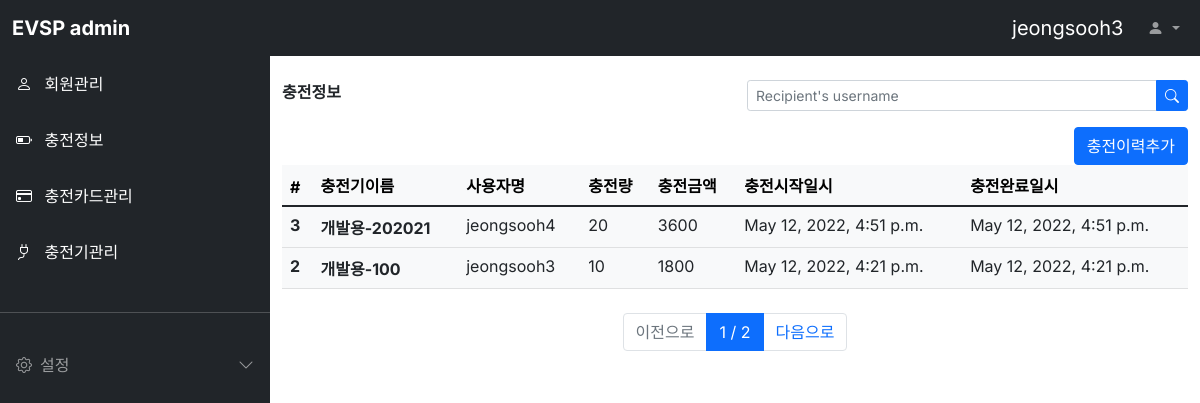
The app's page /charginginfo/list/ (signed in) with its own data.
### evuser/models.py (models this page shows)
class Evuser(models.Model):
  USER_STATUS = [
    ('CONTRACTED', '정상'),
    ('NOT_CONTRACTED', '해지'),
    ('STOPED', '유예'),
  ]
  USER_CATEGORY = [
    ('NORMAL', '일반'),
    ('GROUPED', '법인'),
    ('ETC', '기타'),
  ]
  username = models.CharField(max_length=64, verbose_name='사용자명')
  password = models.CharField(max_length=128, verbose_name='비밀번호')
  usernumber = models.CharField(max_length=64, verbose_name='회원번호')
  name = models.CharField(max_length=64, verbose_name='회원이름')
  email = models.EmailField(max_length=128, verbose_name='이메일')
  phone = models.CharField(max_length=64, verbose_name='전화번호')
  category = models.CharField(max_length=64,
    choices=USER_CATEGORY, default='NORMAL', verbose_name='회원구분')
  status = models.CharField(max_length=64,
    choices=USER_STATUS, default='CONTRACTED', verbose_name='회원상태')
  address = models.TextField(verbose_name='주소')
  register_dttm = models.DateTimeField(auto_now_add=True, verbose_name='등록시간')
  def __str__(self):
    return self.username
  class Meta:
    db_table = 'evsp_evuser'
    verbose_name = '사용자'
    verbose_name_plural = '사용자'

### charginginfo/models.py (models this page shows)
class Charginginfo(models.Model):
  cpname = models.ForeignKey('evcharger.Evcharger', on_delete=models.CASCADE, verbose_name='충전기이름')
  chargedname = models.ForeignKey('evuser.Evuser', on_delete=models.CASCADE, verbose_name='사용자명')
  energy = models.IntegerField(verbose_name='충전량')
  amount = models.IntegerField(verbose_name='충전금액')
  start_dttm = models.DateTimeField(auto_now_add=True, verbose_name='충전시작일시')
  end_dttm = models.DateTimeField(auto_now_add=True, verbose_name='충전완료일시')
  class Meta:
    db_table = 'evsp_charginginfo'
    verbose_name = '충전정보'
    verbose_name_plural = '충전정보'

### evcharger/models.py (models this page shows)
class Evcharger(models.Model):
  cpname = models.CharField(max_length=64, verbose_name='충전기이름')
  cpnumber = models.CharField(max_length=64, verbose_name='충전기번호')
  cpstatus = models.CharField(max_length=64, verbose_name='충전상태')
  address = models.TextField(verbose_name='주소')
  cpversion = models.CharField(max_length=64, verbose_name='펌웨어버전')
  register_dttm = models.DateTimeField(auto_now_add=True, verbose_name='등록일시')
  def __str__(self):
    return self.cpname
  class Meta:
    db_table = 'evsp_evcharger'
    verbose_name = '충전기'
    verbose_name_plural = '충전기'

### charginginfo/views.py (the view)
# urls.py: path('list/', views.charginginfo_list),
def charginginfo_list(request):
  all_charginginfos = Charginginfo.objects.all().order_by('-id')
  page = int(request.GET.get('p', 1))
  paginator = Paginator(all_charginginfos, 2)
  charginginfos = paginator.get_page(page)
  user_id = request.session.get('user')
  if user_id:
    loginuser = Evuser.objects.get(pk=user_id)
  return render(request, 'charginginfo_list.html', {'loginuser': loginuser, 'charginginfos': charginginfos})

### charginginfo/templates/charginginfo_list.html
{% extends "svcbase.html" %}
{% block contents %}
<div class="container-fluid mt-3">
  <div class="row">
    <div class="col-md-6 fw-bold">충전정보</div>
    <form class="col-md-6 ms-auto">
      <div class="input-group input-group-sm">
        <input type="text" class="form-control" placeholder="Recipient's username" aria-label="Recipient's username" aria-describedby="button-addon2">
        <button class="btn btn-primary" type="button" id="button-addon2">
          <i class="bi bi-search"></i>
        </button>
      </div>
    </form>
  </div>
  <div class="row">
    <div class="d-grid justify-content-md-end">
      <button class="btn btn-primary" onclick="location.href='/charginginfo/write/'">충전이력추가</button>
    </div>
  </div>
  <div class="row">
    <div class="col-12">
      <table class="table table-light">
        <thead class="thead-light">
          <tr>
            <th>#</th>
            <th>충전기이름</th>
            <th>사용자명</th>
            <th>충전량</th>
            <th>충전금액</th>
            <th>충전시작일시</th>
            <th>충전완료일시</th>
          </tr>
        </thead>
        <tbody class="text-dark">
          {% for charginginfo in charginginfos %}
          <tr onclick="location.href='/charginginfo/detail/{{ charginginfo.id }}'">
            <th>{{ charginginfo.id }}</th>
            <th>{{ charginginfo.cpname }}</th>
            <td>{{ charginginfo.chargedname }}</td>
            <td>{{ charginginfo.energy }}</td>
            <td>{{ charginginfo.amount }}</td>
            <td>{{ charginginfo.start_dttm }}</td>
            <td>{{ charginginfo.end_dttm }}</td>
          </tr>
          {% endfor %}
        </tbody>
      </table>
    </div>
  </div>
  <div class="row mt-2">
    <div class="col-12">
      <nav>
        <ul class="pagination justify-content-center">
          {% if charginginfos.has_previous %}
          <li class="page-item">
            <a href="?p={{ charginginfos.previous_page_number }}" class="page-link">이전으로</a>
          </li>
          {% else %}
          <li class="page-item disabled">
            <a href="#" class="page-link">이전으로</a>
          </li>
          {% endif %}
          <li class="page-item active">
            <a href="#" class="page-link">{{ charginginfos.number }} / {{ charginginfos.paginator.num_pages }}</a>
          </li>
          {% if charginginfos.has_next %}
          <li class="page-item">
            <a href="?p={{ charginginfos.next_page_number }}" class="page-link">다음으로</a>
          </li>
          {% else %}
          <li class="page-item disabled">
            <a href="#" class="page-link">다음으로</a>
          </li>
          {% endif %}
        </ul>
      </nav>
    </div>
  </div>
</div>
{% endblock %}

### evuser/templates/svcbase.html (shortened to what this page needs)
<html>
<head>
  <link href="https://cdn.jsdelivr.net/npm/bootstrap@5.1.3/dist/css/bootstrap.min.css" rel="stylesheet">
  <link rel="stylesheet" href="https://cdn.jsdelivr.net/npm/bootstrap-icons@1.8.1/font/bootstrap-icons.css">
  <link rel="stylesheet" href="../../static/style.css" />
</head>
<body>
  <nav class="navbar navbar-expand-lg navbar-dark bg-dark fixed-top">
    <div class="container-fluid">
      <a class="navbar-brand fw-bold me-auto" href="#">EVSP admin</a>
      <div class="collapse navbar-collapse" id="navbarSupportedContent">
        <a class="navbar-brand ms-auto" href="#">{{ loginuser }}</a>
        <ul class="navbar-nav mb-2 mb-lg-0">
          <li class="nav-item dropdown">
            <a class="nav-link dropdown-toggle" href="#" id="navbarDropdown" role="button" data-bs-toggle="dropdown" aria-expanded="false">
              <i class="bi bi-person-fill"></i>
            </a>
          </li>
        </ul>
      </div>
    </div>
  </nav>
  <div
    class="offcanvas bg-dark sidebar-nav"
    tabindex="-1" id="offcanvasExample"
    aria-labelledby="offcanvasExampleLabel"
  >
    <div class="offcanvas-body p-0">
      <nav class="navbar-dark">
        <ul class="navbar-nav">
          <li>
            <a href="/evuser/list" class="nav-link p-3 active">
              <span class="me-2">
                <i class="bi bi-person"></i>
              </span>
              <span>회원관리</span>
            </a>
          </li>
          <li>
            <a href="/charginginfo/list" class="nav-link p-3 active">
              <span class="me-2">
                <i class="bi bi-battery-half"></i>
              </span>
              <span>충전정보</span>
            </a>
          </li>
          <li>
            <a href="/cardinfo/list" class="nav-link p-3 active">
              <span class="me-2">
                <i class="bi bi-credit-card"></i>
              </span>
              <span>충전카드관리</span>
            </a>
          </li>
          <li>
            <a href="/evcharger/list" class="nav-link p-3 active">
              <span class="me-2">
                <i class="bi bi-plug"></i>
              </span>
              <span>충전기관리</span>
            </a>
          </li>
          <li class="my-4">
            <hr class="dropdown-divider bg-light" />
          </li>
          <li>
            <a class="nav-link px-3 sidebar-link" data-bs-toggle="collapse"
              href="#collapseExample" role="button" aria-expanded="false"
              aria-controls="collapseExample"
            >
              <span class="me-2">
                <i class="bi bi-gear"></i>
              </span>
              <span>설정</span>
              <span class="right-icon ms-auto">
                <i class="bi bi-chevron-down"></i>
              </span>
            </a>
          </li>
        </ul>
      </nav>
    </div>
  </div>
  <main class="mt-5 pt-3">
    {% block contents %}
    {% endblock %}
  </main>
</body>
</html>

### static/style.css (style rules this page uses)
body, button { font-family: "Inter", sans-serif; }
:root { --offcanvas-width: 270px; --topNavbarHeight: 56px; }
.sidebar-nav { width: var(--offcanvas-width); }
.sidebar-link { display: flex; align-items: center; }
.sidebar-link .right-icon { display: inline-flex; transition: all ease 0.25s; }
@media (min-width: 992px) { body { overflow: auto !important; } }
@media (min-width: 992px) { main { margin-left: var(--offcanvas-width); } }
@media (min-width: 992px) { .sidebar-nav { transform: none; visibility: visible !important; top:var(--topNavbarHeight); height: calc(100% - var(--topNavbarHeight)); } }

### records on screen
Evuser: username "jeongsooh3"
Charginginfo: id "3", cpname "개발용-202021", chargedname "jeongsooh4", energy "20", amount "3600", start_dttm "May 12, 2022, 4:51 p.m.", end_dttm "May 12, 2022, 4:51 p.m."
Charginginfo: id "2", cpname "개발용-100", chargedname "jeongsooh3", energy "10", amount "1800", start_dttm "May 12, 2022, 4:21 p.m.", end_dttm "May 12, 2022, 4:21 p.m."

### other values on screen
{{ charginginfos.number }} "1"
{{ charginginfos.paginator.num_pages }} "2"
